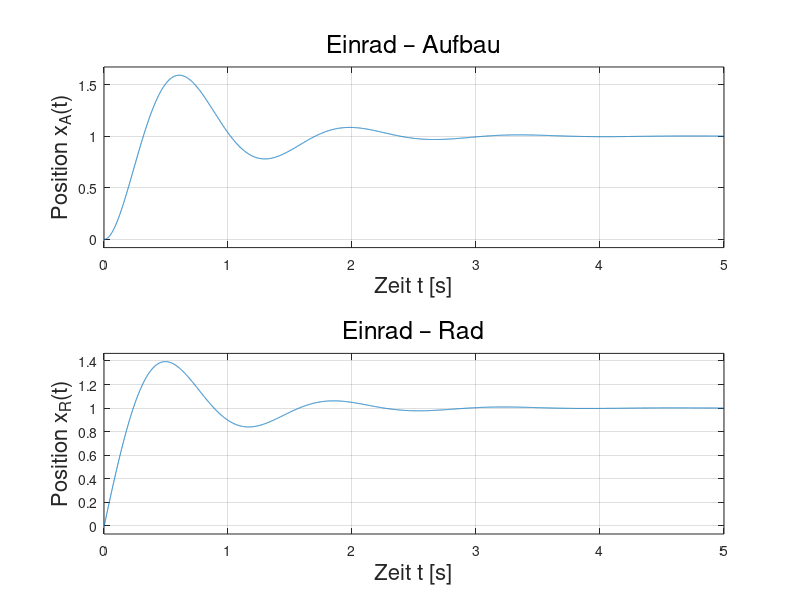

Write MATLAB code to recreate this figure.
% Einrad_ZR.m – getestet mit MATLAB + CST sowie GNU Octave + Control
% Manfred Lohöfener, HS Merseburg, 27.10.2015
clear; close all  % sicher ist sicher
pkg load control

% Parameter
    ka = 32500;	% N/m
    da = 10000;	% Ns/m
    ma = 1300;	% kg
    kr = 50000;	% N/m
    mr = 20.0;	% kg
    
% Differenzialgleichungssystem
    M = [ma 0
         0 mr];   
    D = [da -da
         -da da];
    K = [ka -ka
         -ka kr+ka];
    Ke = [0
          kr];
    
% Transformation in Zustandsraum
    [nr, nc] = size (M);
    A = [zeros(nr, nc) eye(nr, nc)
         -inv(M)*K -inv(M)*D];       
    B = [zeros(nr, 1)
         inv(M)*Ke];       
    C=[eye(nr, nc) zeros(nr, nc)];

    Einrad_ss = ss (A, B, C)
    step (Einrad_ss)
    subplot (2, 1, 1)
      title ('Einrad – Aufbau', 'fontsize', 18)
      xlabel ('Zeit t [s]', 'fontsize', 16)
      ylabel ('Position x_A(t)', 'fontsize', 16)
      grid ('on')
    subplot (2, 1, 2)
      title ('Einrad – Rad', 'fontsize', 18)
      xlabel ('Zeit t [s]', 'fontsize', 16)
      ylabel ('Position x_R(t)', 'fontsize', 16)
      grid ('on')
